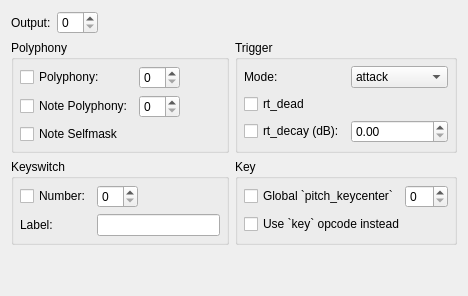
       <widget class="QWidget" name="tabMap">
        <attribute name="title">
         <string>Map</string>
        </attribute>
        <layout class="QGridLayout" name="gridLayout_6">
         <item row="0" column="0" colspan="2">
          <layout class="QHBoxLayout" name="layOutput">
           <property name="sizeConstraint">
            <enum>QLayout::SetNoConstraint</enum>
           </property>
           <item>
            <widget class="QLabel" name="lblOutput">
             <property name="sizePolicy">
              <sizepolicy hsizetype="Fixed" vsizetype="Preferred">
               <horstretch>0</horstretch>
               <verstretch>0</verstretch>
              </sizepolicy>
             </property>
             <property name="text">
              <string>Output:</string>
             </property>
            </widget>
           </item>
           <item>
            <widget class="QSpinBox" name="sbxOutput"/>
           </item>
           <item>
            <spacer name="hspOutput">
             <property name="orientation">
              <enum>Qt::Horizontal</enum>
             </property>
             <property name="sizeHint" stdset="0">
              <size>
               <width>40</width>
               <height>20</height>
              </size>
             </property>
            </spacer>
           </item>
          </layout>
         </item>
         <item row="1" column="0">
          <widget class="QGroupBox" name="gbxPolyphony">
           <property name="title">
            <string>Polyphony</string>
           </property>
           <layout class="QGridLayout" name="layGbxPolyphony">
            <property name="sizeConstraint">
             <enum>QLayout::SetNoConstraint</enum>
            </property>
            <property name="leftMargin">
             <number>6</number>
            </property>
            <property name="topMargin">
             <number>6</number>
            </property>
            <property name="rightMargin">
             <number>6</number>
            </property>
            <property name="bottomMargin">
             <number>6</number>
            </property>
            <item row="0" column="0">
             <widget class="QCheckBox" name="chkPolyphony">
              <property name="text">
               <string>Polyphony:</string>
              </property>
             </widget>
            </item>
            <item row="2" column="0">
             <widget class="QCheckBox" name="chkNoteSelfmask">
              <property name="text">
               <string>Note Selfmask</string>
              </property>
             </widget>
            </item>
            <item row="1" column="1">
             <widget class="QSpinBox" name="sbxNotePolyphony"/>
            </item>
            <item row="1" column="0">
             <widget class="QCheckBox" name="chkNotePolyphony">
              <property name="text">
               <string>Note Polyphony:</string>
              </property>
             </widget>
            </item>
            <item row="0" column="2">
             <spacer name="hspMapPolyphony">
              <property name="orientation">
               <enum>Qt::Horizontal</enum>
              </property>
              <property name="sizeHint" stdset="0">
               <size>
                <width>40</width>
                <height>20</height>
               </size>
              </property>
             </spacer>
            </item>
            <item row="0" column="1">
             <widget class="QSpinBox" name="sbxPolyphony"/>
            </item>
           </layout>
          </widget>
         </item>
         <item row="1" column="1">
          <widget class="QGroupBox" name="gbxTrigger">
           <property name="title">
            <string>Trigger</string>
           </property>
           <layout class="QGridLayout" name="layTrigger">
            <property name="sizeConstraint">
             <enum>QLayout::SetNoConstraint</enum>
            </property>
            <property name="leftMargin">
             <number>6</number>
            </property>
            <property name="topMargin">
             <number>6</number>
            </property>
            <property name="rightMargin">
             <number>6</number>
            </property>
            <property name="bottomMargin">
             <number>6</number>
            </property>
            <item row="3" column="1">
             <widget class="QDoubleSpinBox" name="dsbRtDecay"/>
            </item>
            <item row="3" column="0">
             <widget class="QCheckBox" name="chkRtDecay">
              <property name="text">
               <string>rt_decay (dB):</string>
              </property>
             </widget>
            </item>
            <item row="2" column="0">
             <widget class="QCheckBox" name="chkRtDead">
              <property name="text">
               <string>rt_dead</string>
              </property>
             </widget>
            </item>
            <item row="1" column="1">
             <widget class="QComboBox" name="cbxRtDeadMode">
              <item>
               <property name="text">
                <string>attack</string>
               </property>
              </item>
              <item>
               <property name="text">
                <string>release</string>
               </property>
              </item>
              <item>
               <property name="text">
                <string>first</string>
               </property>
              </item>
              <item>
               <property name="text">
                <string>legato</string>
               </property>
              </item>
              <item>
               <property name="text">
                <string>release_key</string>
               </property>
              </item>
             </widget>
            </item>
            <item row="1" column="0">
             <widget class="QLabel" name="lblTriggerMode">
              <property name="text">
               <string>Mode:</string>
              </property>
             </widget>
            </item>
           </layout>
          </widget>
         </item>
         <item row="2" column="0">
          <widget class="QGroupBox" name="gbxKeyswitch">
           <property name="title">
            <string>Keyswitch</string>
           </property>
           <layout class="QGridLayout" name="layGbxKeyswitch">
            <property name="sizeConstraint">
             <enum>QLayout::SetNoConstraint</enum>
            </property>
            <property name="leftMargin">
             <number>6</number>
            </property>
            <property name="topMargin">
             <number>6</number>
            </property>
            <property name="rightMargin">
             <number>6</number>
            </property>
            <property name="bottomMargin">
             <number>6</number>
            </property>
            <item row="0" column="1">
             <widget class="QSpinBox" name="sbxKeyswitchCount"/>
            </item>
            <item row="1" column="0">
             <widget class="QLabel" name="lblKeyswitchLabel">
              <property name="text">
               <string>Label:</string>
              </property>
             </widget>
            </item>
            <item row="0" column="0">
             <widget class="QCheckBox" name="chkKeySwitchCount">
              <property name="text">
               <string>Number:</string>
              </property>
             </widget>
            </item>
            <item row="0" column="2">
             <spacer name="hspKeyswitchCount">
              <property name="orientation">
               <enum>Qt::Horizontal</enum>
              </property>
              <property name="sizeHint" stdset="0">
               <size>
                <width>40</width>
                <height>20</height>
               </size>
              </property>
             </spacer>
            </item>
            <item row="1" column="1" colspan="2">
             <widget class="QLineEdit" name="txtKeyswitchLabel"/>
            </item>
           </layout>
          </widget>
         </item>
         <item row="2" column="1">
          <widget class="QGroupBox" name="gbxMapKey">
           <property name="title">
            <string>Key</string>
           </property>
           <layout class="QGridLayout" name="layMapKey">
            <property name="sizeConstraint">
             <enum>QLayout::SetNoConstraint</enum>
            </property>
            <property name="leftMargin">
             <number>6</number>
            </property>
            <property name="topMargin">
             <number>6</number>
            </property>
            <property name="rightMargin">
             <number>6</number>
            </property>
            <property name="bottomMargin">
             <number>6</number>
            </property>
            <item row="0" column="0">
             <layout class="QHBoxLayout" name="layUsePitchKeycenter4All">
              <property name="sizeConstraint">
               <enum>QLayout::SetNoConstraint</enum>
              </property>
              <item>
               <widget class="QCheckBox" name="chkUseGlobalPitchKeycenter">
                <property name="text">
                 <string>Global `pitch_keycenter`</string>
                </property>
               </widget>
              </item>
              <item>
               <widget class="QSpinBox" name="sbxUsePitchKeycenter4All"/>
              </item>
             </layout>
            </item>
            <item row="1" column="0">
             <widget class="QCheckBox" name="chkUseKey">
              <property name="text">
               <string>Use `key` opcode instead</string>
              </property>
             </widget>
            </item>
           </layout>
          </widget>
         </item>
         <item row="3" column="0">
          <spacer name="vspMap">
           <property name="orientation">
            <enum>Qt::Vertical</enum>
           </property>
           <property name="sizeType">
            <enum>QSizePolicy::Expanding</enum>
           </property>
           <property name="sizeHint" stdset="0">
            <size>
             <width>20</width>
             <height>40</height>
            </size>
           </property>
          </spacer>
         </item>
        </layout>
       </widget>
